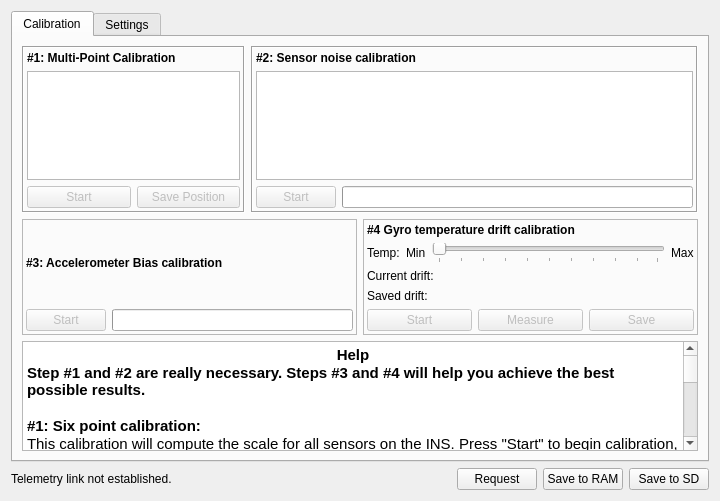
<?xml version="1.0" encoding="UTF-8"?>
<ui version="4.0">
 <class>AHRSWidget</class>
 <widget class="QWidget" name="AHRSWidget">
  <property name="geometry">
   <rect>
    <x>0</x>
    <y>0</y>
    <width>720</width>
    <height>501</height>
   </rect>
  </property>
  <property name="windowTitle">
   <string>Form</string>
  </property>
  <layout class="QVBoxLayout" name="verticalLayout">
   <item>
    <widget class="QTabWidget" name="tabWidget">
     <property name="currentIndex">
      <number>0</number>
     </property>
     <widget class="QWidget" name="tab_2">
      <attribute name="title">
       <string>Calibration</string>
      </attribute>
      <layout class="QVBoxLayout" name="verticalLayout_7" stretch="0,0,0">
       <item>
        <layout class="QHBoxLayout" name="sixPointLayout" stretch="1,2">
         <item>
          <widget class="QFrame" name="frame">
           <property name="frameShape">
            <enum>QFrame::Box</enum>
           </property>
           <property name="frameShadow">
            <enum>QFrame::Sunken</enum>
           </property>
           <layout class="QVBoxLayout" name="verticalLayout_9">
            <property name="margin">
             <number>3</number>
            </property>
            <item>
             <layout class="QVBoxLayout" name="verticalLayout_3">
              <item>
               <widget class="QLabel" name="label_3">
                <property name="font">
                 <font>
                  <weight>75</weight>
                  <bold>true</bold>
                 </font>
                </property>
                <property name="text">
                 <string>#1: Multi-Point Calibration</string>
                </property>
               </widget>
              </item>
              <item>
               <widget class="QGraphicsView" name="sixPointsHelp">
                <property name="toolTip">
                 <string>Nice paper plane, eh?</string>
                </property>
               </widget>
              </item>
              <item>
               <layout class="QHBoxLayout" name="horizontalLayout_4">
                <item>
                 <widget class="QPushButton" name="sixPointsStart">
                  <property name="enabled">
                   <bool>false</bool>
                  </property>
                  <property name="toolTip">
                   <string>Launch a sensor range and bias calibration.</string>
                  </property>
                  <property name="text">
                   <string>Start</string>
                  </property>
                 </widget>
                </item>
                <item>
                 <widget class="QPushButton" name="sixPointsSave">
                  <property name="enabled">
                   <bool>false</bool>
                  </property>
                  <property name="toolTip">
                   <string>Save settings (only enabled when calibration is running)</string>
                  </property>
                  <property name="text">
                   <string>Save Position</string>
                  </property>
                 </widget>
                </item>
               </layout>
              </item>
             </layout>
            </item>
           </layout>
           <zorder></zorder>
          </widget>
         </item>
         <item>
          <widget class="QFrame" name="frame_2">
           <property name="frameShape">
            <enum>QFrame::Box</enum>
           </property>
           <property name="frameShadow">
            <enum>QFrame::Sunken</enum>
           </property>
           <layout class="QVBoxLayout" name="verticalLayout_10">
            <property name="margin">
             <number>3</number>
            </property>
            <item>
             <layout class="QVBoxLayout" name="verticalLayout_4">
              <item>
               <widget class="QLabel" name="label">
                <property name="font">
                 <font>
                  <weight>75</weight>
                  <bold>true</bold>
                 </font>
                </property>
                <property name="text">
                 <string>#2: Sensor noise calibration</string>
                </property>
               </widget>
              </item>
              <item>
               <widget class="QGraphicsView" name="ahrsBargraph">
                <property name="toolTip">
                 <string>These are the sensor variance values computed by the AHRS.

Tip: lower is better!</string>
                </property>
                <property name="verticalScrollBarPolicy">
                 <enum>Qt::ScrollBarAlwaysOff</enum>
                </property>
                <property name="horizontalScrollBarPolicy">
                 <enum>Qt::ScrollBarAlwaysOff</enum>
                </property>
               </widget>
              </item>
              <item>
               <layout class="QHBoxLayout" name="horizontalLayout">
                <item>
                 <widget class="QPushButton" name="ahrsCalibStart">
                  <property name="enabled">
                   <bool>false</bool>
                  </property>
                  <property name="toolTip">
                   <string>Press to start a calibration procedure, about 15 seconds.

Hint: run this with engines at cruising speed.</string>
                  </property>
                  <property name="text">
                   <string>Start</string>
                  </property>
                 </widget>
                </item>
                <item>
                 <widget class="QProgressBar" name="calibProgress">
                  <property name="enabled">
                   <bool>true</bool>
                  </property>
                  <property name="maximum">
                   <number>15</number>
                  </property>
                  <property name="value">
                   <number>0</number>
                  </property>
                  <property name="textVisible">
                   <bool>false</bool>
                  </property>
                 </widget>
                </item>
               </layout>
              </item>
             </layout>
            </item>
           </layout>
          </widget>
         </item>
        </layout>
       </item>
       <item>
        <layout class="QHBoxLayout" name="sensorNoiseLayout">
         <item>
          <widget class="QFrame" name="frame_3">
           <property name="frameShape">
            <enum>QFrame::StyledPanel</enum>
           </property>
           <property name="frameShadow">
            <enum>QFrame::Raised</enum>
           </property>
           <layout class="QVBoxLayout" name="verticalLayout_2">
            <property name="margin">
             <number>3</number>
            </property>
            <item>
             <layout class="QVBoxLayout" name="verticalLayout_5">
              <item>
               <widget class="QLabel" name="label_5">
                <property name="font">
                 <font>
                  <weight>75</weight>
                  <bold>true</bold>
                 </font>
                </property>
                <property name="text">
                 <string>#3: Accelerometer Bias calibration</string>
                </property>
               </widget>
              </item>
              <item>
               <layout class="QHBoxLayout" name="horizontalLayout_3">
                <item>
                 <widget class="QPushButton" name="accelBiasStart">
                  <property name="enabled">
                   <bool>false</bool>
                  </property>
                  <property name="text">
                   <string>Start</string>
                  </property>
                 </widget>
                </item>
                <item>
                 <widget class="QProgressBar" name="accelBiasProgress">
                  <property name="value">
                   <number>0</number>
                  </property>
                  <property name="textVisible">
                   <bool>false</bool>
                  </property>
                 </widget>
                </item>
               </layout>
              </item>
             </layout>
            </item>
           </layout>
          </widget>
         </item>
         <item>
          <widget class="QFrame" name="frame_4">
           <property name="frameShape">
            <enum>QFrame::StyledPanel</enum>
           </property>
           <property name="frameShadow">
            <enum>QFrame::Raised</enum>
           </property>
           <layout class="QVBoxLayout" name="verticalLayout_8">
            <property name="margin">
             <number>3</number>
            </property>
            <item>
             <layout class="QVBoxLayout" name="gyroDriftLayout">
              <item>
               <widget class="QLabel" name="label_6">
                <property name="font">
                 <font>
                  <weight>75</weight>
                  <bold>true</bold>
                 </font>
                </property>
                <property name="text">
                 <string>#4 Gyro temperature drift calibration</string>
                </property>
               </widget>
              </item>
              <item>
               <layout class="QHBoxLayout" name="horizontalLayout_5">
                <item>
                 <widget class="QLabel" name="label_7">
                  <property name="text">
                   <string>Temp:</string>
                  </property>
                 </widget>
                </item>
                <item>
                 <widget class="QLabel" name="gyroMinTemp">
                  <property name="font">
                   <font>
                    <pointsize>9</pointsize>
                   </font>
                  </property>
                  <property name="text">
                   <string>Min</string>
                  </property>
                 </widget>
                </item>
                <item>
                 <widget class="QSlider" name="gyroTempSlider">
                  <property name="toolTip">
                   <string>Currently measured temperature on the system. This is actually the
MB temperature, be careful if somehow you know that your INS
temperature is very different from your MB temp...</string>
                  </property>
                  <property name="orientation">
                   <enum>Qt::Horizontal</enum>
                  </property>
                  <property name="tickPosition">
                   <enum>QSlider::TicksBelow</enum>
                  </property>
                 </widget>
                </item>
                <item>
                 <widget class="QLabel" name="gyroMaxTemp">
                  <property name="font">
                   <font>
                    <pointsize>9</pointsize>
                   </font>
                  </property>
                  <property name="text">
                   <string>Max</string>
                  </property>
                 </widget>
                </item>
               </layout>
              </item>
              <item>
               <layout class="QHBoxLayout" name="horizontalLayout_7">
                <item>
                 <widget class="QLabel" name="label_14">
                  <property name="text">
                   <string>Current drift:</string>
                  </property>
                 </widget>
                </item>
               </layout>
              </item>
              <item>
               <layout class="QHBoxLayout" name="horizontalLayout_10">
                <item>
                 <widget class="QLabel" name="label_17">
                  <property name="text">
                   <string>Saved drift:</string>
                  </property>
                 </widget>
                </item>
               </layout>
              </item>
              <item>
               <layout class="QHBoxLayout" name="horizontalLayout_6">
                <item>
                 <widget class="QPushButton" name="startDriftCalib">
                  <property name="enabled">
                   <bool>false</bool>
                  </property>
                  <property name="toolTip">
                   <string>Start gathering data for temperature drift calibration.
Avoid sudden moves once you have started gathering!</string>
                  </property>
                  <property name="text">
                   <string>Start</string>
                  </property>
                 </widget>
                </item>
                <item>
                 <widget class="QPushButton" name="gyroMeasureDrift">
                  <property name="enabled">
                   <bool>false</bool>
                  </property>
                  <property name="toolTip">
                   <string>Launch drift measurement based on gathered data.

TODO: is this necessary? Measurement could be auto updated every second or so, or done when we stop measuring...</string>
                  </property>
                  <property name="text">
                   <string>Measure</string>
                  </property>
                 </widget>
                </item>
                <item>
                 <widget class="QPushButton" name="updateDrift">
                  <property name="enabled">
                   <bool>false</bool>
                  </property>
                  <property name="toolTip">
                   <string>Updates the XYZ drift values into the AHRS (saves to SD)</string>
                  </property>
                  <property name="text">
                   <string>Save</string>
                  </property>
                 </widget>
                </item>
               </layout>
              </item>
             </layout>
            </item>
           </layout>
          </widget>
         </item>
        </layout>
       </item>
       <item>
        <widget class="QTextEdit" name="sixPointCalibInstructions">
         <property name="toolTip">
          <string>Six Point Calibration instructions</string>
         </property>
         <property name="horizontalScrollBarPolicy">
          <enum>Qt::ScrollBarAlwaysOff</enum>
         </property>
         <property name="html">
          <string>&lt;!DOCTYPE HTML PUBLIC &quot;-//W3C//DTD HTML 4.0//EN&quot; &quot;http://www.w3.org/TR/REC-html40/strict.dtd&quot;&gt;
&lt;html&gt;&lt;head&gt;&lt;meta name=&quot;qrichtext&quot; content=&quot;1&quot; /&gt;&lt;style type=&quot;text/css&quot;&gt;
p, li { white-space: pre-wrap; }
&lt;/style&gt;&lt;/head&gt;&lt;body style=&quot; font-family:'Sans'; font-size:10pt; font-weight:400; font-style:normal;&quot;&gt;
&lt;table style=&quot;-qt-table-type: root; margin-top:4px; margin-bottom:4px; margin-left:4px; margin-right:4px;&quot;&gt;
&lt;tr&gt;
&lt;td style=&quot;border: none;&quot;&gt;
&lt;p align=&quot;center&quot; style=&quot; margin-top:0px; margin-bottom:0px; margin-left:0px; margin-right:0px; -qt-block-indent:0; text-indent:0px;&quot;&gt;&lt;span style=&quot; font-family:'Ubuntu'; font-size:11pt; font-weight:600;&quot;&gt;Help&lt;/span&gt;&lt;/p&gt;
&lt;p style=&quot; margin-top:0px; margin-bottom:0px; margin-left:0px; margin-right:0px; -qt-block-indent:0; text-indent:0px;&quot;&gt;&lt;span style=&quot; font-family:'Ubuntu'; font-size:11pt; font-weight:600;&quot;&gt;Step #1 and #2 are really necessary. Steps #3 and #4 will help you achieve the best possible results.&lt;/span&gt;&lt;/p&gt;
&lt;p align=&quot;center&quot; style=&quot;-qt-paragraph-type:empty; margin-top:0px; margin-bottom:0px; margin-left:0px; margin-right:0px; -qt-block-indent:0; text-indent:0px; font-family:'Ubuntu'; font-size:11pt; font-weight:600;&quot;&gt;&lt;/p&gt;
&lt;p style=&quot; margin-top:0px; margin-bottom:0px; margin-left:0px; margin-right:0px; -qt-block-indent:0; text-indent:0px;&quot;&gt;&lt;span style=&quot; font-family:'Ubuntu'; font-size:11pt; font-weight:600;&quot;&gt;#1: Six point calibration:&lt;/span&gt;&lt;/p&gt;
&lt;p style=&quot; margin-top:0px; margin-bottom:0px; margin-left:0px; margin-right:0px; -qt-block-indent:0; text-indent:0px;&quot;&gt;&lt;span style=&quot; font-family:'Ubuntu'; font-size:11pt;&quot;&gt;This calibration will compute the scale for all sensors on the INS. Press &amp;quot;Start&amp;quot; to begin calibration, and follow the instructions which will be displayed here.&lt;/span&gt;&lt;/p&gt;
&lt;p style=&quot;-qt-paragraph-type:empty; margin-top:0px; margin-bottom:0px; margin-left:0px; margin-right:0px; -qt-block-indent:0; text-indent:0px; font-family:'Ubuntu'; font-size:11pt;&quot;&gt;&lt;/p&gt;
&lt;p style=&quot; margin-top:0px; margin-bottom:0px; margin-left:0px; margin-right:0px; -qt-block-indent:0; text-indent:0px;&quot;&gt;&lt;span style=&quot; font-family:'Ubuntu'; font-size:11pt; font-weight:600;&quot;&gt;#2: Sensor noise calibration:&lt;/span&gt;&lt;/p&gt;
&lt;p style=&quot; margin-top:0px; margin-bottom:0px; margin-left:0px; margin-right:0px; -qt-block-indent:0; text-indent:0px;&quot;&gt;&lt;span style=&quot; font-family:'Ubuntu'; font-size:11pt;&quot;&gt;This calibration will compute sensor variance under standard conditions. You can leave your engines running at low to mid throttle to take their vibration into account before pressing &amp;quot;Start&amp;quot;.&lt;/span&gt;&lt;/p&gt;
&lt;p style=&quot;-qt-paragraph-type:empty; margin-top:0px; margin-bottom:0px; margin-left:0px; margin-right:0px; -qt-block-indent:0; text-indent:0px; font-family:'Ubuntu'; font-size:11pt;&quot;&gt;&lt;/p&gt;
&lt;p style=&quot; margin-top:0px; margin-bottom:0px; margin-left:0px; margin-right:0px; -qt-block-indent:0; text-indent:0px;&quot;&gt;&lt;span style=&quot; font-family:'Ubuntu'; font-size:11pt; font-weight:600;&quot;&gt;#3: Accelerometer bias calibration:&lt;/span&gt;&lt;/p&gt;
&lt;p style=&quot; margin-top:0px; margin-bottom:0px; margin-left:0px; margin-right:0px; -qt-block-indent:0; text-indent:0px;&quot;&gt;&lt;span style=&quot; font-family:'Ubuntu'; font-size:11pt;&quot;&gt;This step will ensure that accelerometer bias is accurate. Place your airframe as horizontally as possible (use a spirit level if necessary), then press Start below and do not move your airframe at all until the end of the calibration.&lt;/span&gt;&lt;/p&gt;
&lt;p style=&quot;-qt-paragraph-type:empty; margin-top:0px; margin-bottom:0px; margin-left:0px; margin-right:0px; -qt-block-indent:0; text-indent:0px; font-family:'Ubuntu'; font-size:11pt;&quot;&gt;&lt;/p&gt;
&lt;p style=&quot; margin-top:0px; margin-bottom:0px; margin-left:0px; margin-right:0px; -qt-block-indent:0; text-indent:0px;&quot;&gt;&lt;span style=&quot; font-family:'Ubuntu'; font-size:11pt; font-weight:600;&quot;&gt;#4 Gyro temp drift calibration:&lt;/span&gt;&lt;/p&gt;
&lt;p style=&quot;-qt-paragraph-type:empty; margin-top:0px; margin-bottom:0px; margin-left:0px; margin-right:0px; -qt-block-indent:0; text-indent:0px; font-family:'Ubuntu'; font-size:11pt; font-weight:600;&quot;&gt;&lt;/p&gt;&lt;/td&gt;&lt;/tr&gt;&lt;/table&gt;&lt;/body&gt;&lt;/html&gt;</string>
         </property>
        </widget>
       </item>
      </layout>
     </widget>
     <widget class="QWidget" name="tab">
      <attribute name="title">
       <string>Settings</string>
      </attribute>
      <layout class="QVBoxLayout" name="verticalLayout_6">
       <item>
        <layout class="QHBoxLayout" name="ahrsSettingsLayout">
         <item>
          <widget class="QLabel" name="label_2">
           <property name="text">
            <string>INS Algorithm:</string>
           </property>
          </widget>
         </item>
         <item>
          <widget class="QComboBox" name="algorithm">
           <property name="toolTip">
            <string>Select the sensor integration algorithm here.
&quot;Simple&quot; only uses accelerometer values
&quot;INSGPS&quot; the full featured algorithm integrating all sensors</string>
           </property>
          </widget>
         </item>
         <item>
          <spacer name="horizontalSpacer_2">
           <property name="orientation">
            <enum>Qt::Horizontal</enum>
           </property>
           <property name="sizeHint" stdset="0">
            <size>
             <width>40</width>
             <height>20</height>
            </size>
           </property>
          </spacer>
         </item>
         <item>
          <widget class="QLabel" name="label_4">
           <property name="text">
            <string>Home Location:</string>
           </property>
          </widget>
         </item>
         <item>
          <widget class="QRadioButton" name="homeLocationSet">
           <property name="enabled">
            <bool>false</bool>
           </property>
           <property name="toolTip">
            <string>Saves the Home Location. This is only enabled
if the Home Location is set, i.e. if the GPS fix is
successful.

Disabled if there is no GPS fix.</string>
           </property>
           <property name="text">
            <string>Set</string>
           </property>
           <property name="checked">
            <bool>true</bool>
           </property>
           <attribute name="buttonGroup">
            <string>buttonGroup</string>
           </attribute>
          </widget>
         </item>
         <item>
          <widget class="QRadioButton" name="homeLocationClear">
           <property name="enabled">
            <bool>true</bool>
           </property>
           <property name="toolTip">
            <string>Clears the HomeLocation: only makes sense if you save
to SD. This will force the INS to use the next GPS fix as the
new home location unless it is in indoor mode.</string>
           </property>
           <property name="text">
            <string>Clear</string>
           </property>
           <attribute name="buttonGroup">
            <string>buttonGroup</string>
           </attribute>
          </widget>
         </item>
        </layout>
       </item>
       <item>
        <spacer name="verticalSpacer">
         <property name="orientation">
          <enum>Qt::Vertical</enum>
         </property>
         <property name="sizeHint" stdset="0">
          <size>
           <width>20</width>
           <height>40</height>
          </size>
         </property>
        </spacer>
       </item>
      </layout>
     </widget>
    </widget>
   </item>
   <item>
    <layout class="QHBoxLayout" name="submitButtons">
     <item>
      <widget class="QLabel" name="calibInstructions">
       <property name="text">
        <string>Telemetry link not established.</string>
       </property>
      </widget>
     </item>
     <item>
      <spacer name="horizontalSpacer">
       <property name="orientation">
        <enum>Qt::Horizontal</enum>
       </property>
       <property name="sizeHint" stdset="0">
        <size>
         <width>40</width>
         <height>20</height>
        </size>
       </property>
      </spacer>
     </item>
     <item>
      <widget class="QPushButton" name="ahrsSettingsRequest">
       <property name="toolTip">
        <string>Refresh this screen with current values from the board.</string>
       </property>
       <property name="text">
        <string>Request</string>
       </property>
      </widget>
     </item>
     <item>
      <widget class="QPushButton" name="ahrsSettingsSaveRAM">
       <property name="toolTip">
        <string>Save settings to the OP board (RAM only).

This does not save the calibration settings, this is done using the
specific calibration button on top of the screen.</string>
       </property>
       <property name="text">
        <string>Save to RAM</string>
       </property>
      </widget>
     </item>
     <item>
      <widget class="QPushButton" name="ahrsSettingsSaveSD">
       <property name="toolTip">
        <string>Send settings to OP board, and save to the microSD card.</string>
       </property>
       <property name="text">
        <string>Save to SD</string>
       </property>
       <property name="checked">
        <bool>false</bool>
       </property>
      </widget>
     </item>
    </layout>
   </item>
  </layout>
 </widget>
 <resources/>
 <connections/>
 <buttongroups>
  <buttongroup name="buttonGroup"/>
 </buttongroups>
</ui>
